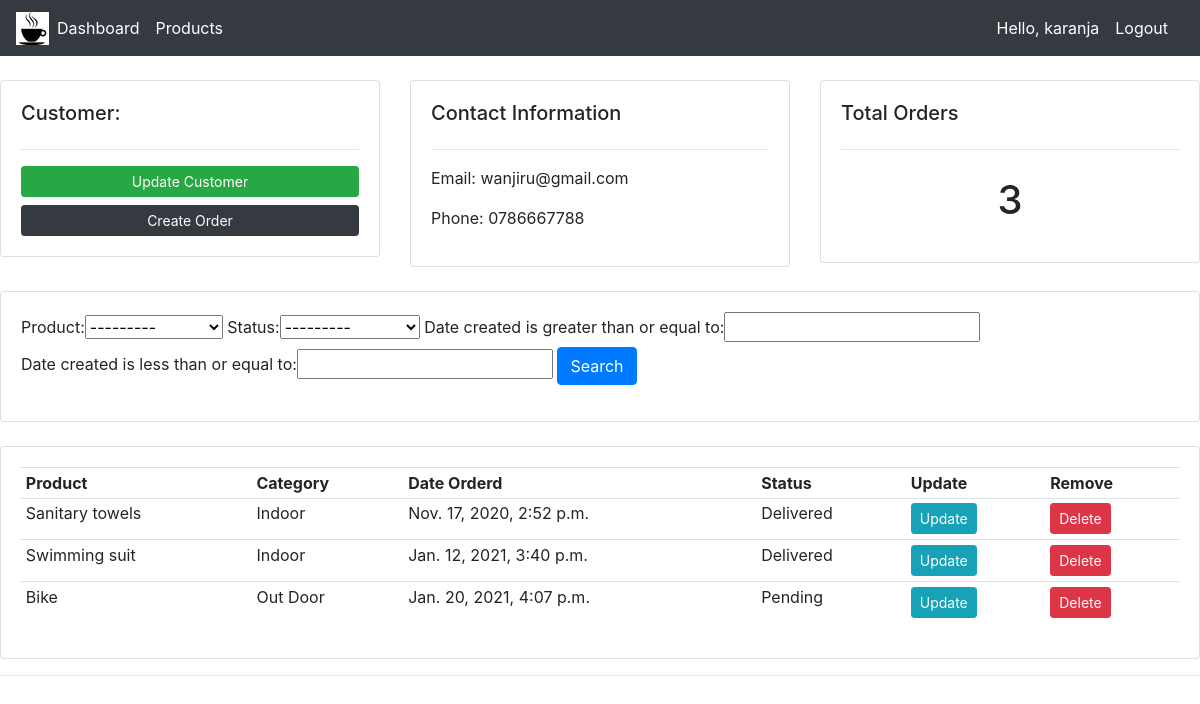
The page /customers/3/ (signed in) on the database its author committed.
### customer_app/models.py (models this page shows, shortened)
class Customer(models.Model):
    name = models.CharField(max_length=200)
    email = models.EmailField(max_length=50)
    phone = models.CharField(max_length=15)
    date_created = models.DateTimeField(default=timezone.now)

class Order(models.Model):
    STATUS = (
        ('Pending', 'Pending'),
        ('Out for delivery', 'Out for delivery'),
        ('Delivered', 'Delivered'),
    )
    customer = models.ForeignKey(Customer, default=None, on_delete=models.CASCADE) # cascade deletes the whole order when a customer is deleted
    product = models.ForeignKey(Product, null=True, on_delete=models.SET_NULL) # set_null does not delete the whole order if a product is deleted
    date_created = models.DateTimeField(default=timezone.now)
    status = models.CharField(max_length=200, choices=STATUS)

class Product(models.Model):
    CATEGORY = (
        ('Indoor', 'Indoor'),
        ('Out Door', 'Out Door'),
    )
    name = models.CharField(max_length=200)
    price = models.FloatField()
    category = models.CharField(max_length=200, choices=CATEGORY)
    description = models.CharField(max_length=200)
    tag = models.ManyToManyField(Tag)
    date_created = models.DateTimeField(default=timezone.now)
    def __str__(self):
        return self.name

### customer_app/views.py (the view)
# urls.py: path('customers/<int:pk>/', views.customers, name='customers'),
def customers(request, pk):
    customer = Customer.objects.get(id=pk)
    orders = customer.order_set.all()
    orders_count = orders.count()
    myFilter = OrderFilter(request.GET, queryset = orders)
    orders = myFilter.qs
    context = {'customer':customer, 'orders':orders, 'orders_count':orders_count, 'myFilter':myFilter}
    return render(request, 'customer_app/customers.html', context)

### templates/customer_app/customers.html
{% extends 'base.html' %}
{% block content %}
    <br>
    <div class="row">
        <div class="col-md">
            <div class="card card-body">
                <h5>Customer:</h5>
                <hr>
                <a class="btn btn-success btn-sm btn-block" href="">Update Customer</a>
                <a class="btn btn-dark btn-sm btn-block" href="{% url 'create_order' customer.id %}">Create Order</a>
            </div>
        </div>
        <div class="col-md">
            <div class="card card-body">
                <h5>Contact Information</h5>
                <hr>
                <p>Email: {{ customer.email}}</p>
                <p>Phone: {{ customer.phone}}</p>
            </div>
        </div>
        <div class="col-md">
            <div class="card card-body">
                <h5>Total Orders</h5>
                <hr>
                <h1 style="text-align: center;padding: 10px"> {{orders_count}}</h1>
            </div>
        </div>
    </div>
    <br>
    <div class="row">
        <div class="col">
            <div class="card card-body">
                <form method="get">
                    {{myFilter.form}}
                <button class="btn btn-primary" type="submit">Search</button>
            </form>
            </div>
        </div>
    </div>
    <br>
    <div class="row">
        <div class="col-md">
            <div class="card card-body">
                <table class="table table-sm">
                    <tr>
                        <th>Product</th>
                        <th>Category</th>
                        <th>Date Orderd</th>
                        <th>Status</th>
                        <th>Update</th>
                        <th>Remove</th>
                    </tr>
                    {% for order in orders %}
                    <tr>
                        <td>{{ order.product }}</td>
                        <td>{{ order.product.category }}</td>
                        <td>{{ order.date_created }}</td>
                        <td>{{ order.status }}</td>
                        <td><a class="btn btn-sm btn-info" href="{% url 'update_order' order.id %}">Update</a></td>
                        <td><a class="btn btn-sm btn-danger" href="{% url 'delete_order' order.id %}">Delete</a></td>
                    </tr>
                    {% endfor %}
                </table>
            </div>
        </div>
    </div>
{% endblock content %}

### templates/customer_app/navbar.html (shortened to what this page needs)
{% load static %}
<nav class="navbar navbar-expand-lg navbar-dark bg-dark">
  <a href="/"> <img src="{% static 'images/logo.jpg' %}"> </a>
  <div class="collapse navbar-collapse" id="navbarNav">
    <ul class="navbar-nav">
      <li class="nav-item active">
        <a class="nav-link" href="{% url 'home' %}">Dashboard</a>
      </li>
      <li class="nav-item active">
        <a class="nav-link" href="{% url 'products' %}">Products</a>
      </li>
    </ul>
  </div>
  <span class="hello-logout">Hello, {{request.user}}</span>
  <span>
    <a class="hello-logout" href="{% url 'logout' %}">Logout</a>
  </span>
</nav>

### static/css/style.css (style rules this page uses)
body { background-color: #C0C0C0; }

### templates/customer_app/navbar.html (style rules this page uses)
.hello-logout { font-size: 16px; color: #fff; margin-right: 16px; }

### rows shown on the page
Customer: email "wanjiru@gmail.com", phone "0786667788"
Order: product "Sanitary towels", product.category "Indoor", date_created "Nov. 17, 2020, 2:52 p.m.", status "Delivered"
Order: product "Swimming suit", product.category "Indoor", date_created "Jan. 12, 2021, 3:40 p.m.", status "Delivered"
Order: product "Bike", product.category "Out Door", date_created "Jan. 20, 2021, 4:07 p.m.", status "Pending"

### other values the page prints
{{ request.user }} "karanja"
{{ orders_count }} "3"
